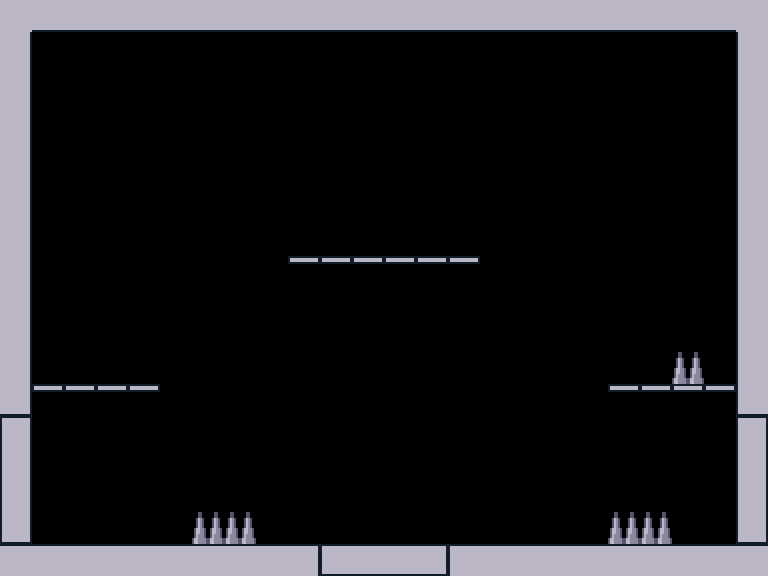

A level layout from a 2D game, rendered from its tile map. Below: a short description, then the map file with tile-grid data replaced by summaries:
An orthogonal 24x18 tile map with 32x32 px tiles, 6 tile layers (blocks, platforms, leftDoor, rightDoor, ...) and 13 objects (5x saw, 3x red, playerSpawnLeft, playerSpawn, playerSpawnRight, ...).

<map version="1.5" tiledversion="1.6.0" orientation="orthogonal" renderorder="right-down" width="24" height="18" tilewidth="32" tileheight="32" infinite="0" nextlayerid="11" nextobjectid="23">
 <editorsettings>
  <export target="test.json" format="json" />
 </editorsettings>
 <tileset firstgid="1" name="basicTileSet" tilewidth="32" tileheight="32" tilecount="100" columns="10">
  <image source="basicTileSet.png" width="320" height="320" />
  <tile id="0">
   <properties>
    <property name="collides" type="bool" value="true" />
   </properties>
  </tile>
  <tile id="1">
   <properties>
    <property name="collides" type="bool" value="true" />
   </properties>
  </tile>
  <tile id="2">
   <properties>
    <property name="collides" type="bool" value="true" />
   </properties>
  </tile>
  <tile id="3">
   <properties>
    <property name="collides" type="bool" value="true" />
   </properties>
  </tile>
  <tile id="10">
   <properties>
    <property name="collides" type="bool" value="true" />
   </properties>
  </tile>
  <tile id="11">
   <properties>
    <property name="collides" type="bool" value="true" />
   </properties>
  </tile>
  <tile id="12">
   <properties>
    <property name="collides" type="bool" value="true" />
   </properties>
  </tile>
  <tile id="13">
   <properties>
    <property name="collides" type="bool" value="true" />
   </properties>
  </tile>
  <tile id="20">
   <properties>
    <property name="collides" type="bool" value="true" />
   </properties>
  </tile>
  <tile id="21">
   <properties>
    <property name="collides" type="bool" value="true" />
   </properties>
  </tile>
  <tile id="22">
   <properties>
    <property name="collides" type="bool" value="true" />
   </properties>
  </tile>
  <tile id="23">
   <properties>
    <property name="collides" type="bool" value="true" />
   </properties>
  </tile>
  <tile id="30">
   <properties>
    <property name="collides" type="bool" value="true" />
   </properties>
  </tile>
  <tile id="31">
   <properties>
    <property name="collides" type="bool" value="true" />
   </properties>
  </tile>
  <tile id="32">
   <properties>
    <property name="collides" type="bool" value="true" />
   </properties>
  </tile>
  <tile id="33">
   <properties>
    <property name="collides" type="bool" value="true" />
   </properties>
  </tile>
  <tile id="41">
   <properties>
    <property name="collides" type="bool" value="true" />
   </properties>
  </tile>
  <tile id="42">
   <properties>
    <property name="collides" type="bool" value="true" />
   </properties>
  </tile>
 </tileset>
 <layer id="1" name="blocks" width="24" height="18">
  <properties>
   <property name="collides" type="bool" value="true" />
  </properties>
  <data>[432 cells, 68 non-empty, 9 distinct tile ids]</data>
 </layer>
 <layer id="2" name="platforms" width="24" height="18">
  <properties>
   <property name="collides" type="bool" value="true" />
  </properties>
  <data>[432 cells, 14 non-empty, 1 distinct tile ids]</data>
 </layer>
 <layer id="3" name="leftDoor" width="24" height="18">
  <properties>
   <property name="collides" type="bool" value="true" />
  </properties>
  <data>[432 cells, 4 non-empty, 3 distinct tile ids]</data>
 </layer>
 <layer id="4" name="rightDoor" width="24" height="18">
  <properties>
   <property name="collides" type="bool" value="true" />
  </properties>
  <data>[432 cells, 4 non-empty, 3 distinct tile ids]</data>
 </layer>
 <layer id="5" name="downDoor" width="24" height="18">
  <properties>
   <property name="collides" type="bool" value="true" />
  </properties>
  <data>[432 cells, 4 non-empty, 3 distinct tile ids]</data>
 </layer>
 <layer id="8" name="hazards" width="24" height="18">
  <properties>
   <property name="collides" type="bool" value="true" />
  </properties>
  <data>[432 cells, 5 non-empty, 1 distinct tile ids]</data>
 </layer>
 <objectgroup id="6" name="playerSpawns">
  <object id="1" name="playerSpawnLeft" x="0" y="512">
   <point />
  </object>
  <object id="2" name="playerSpawn" x="128" y="512">
   <point />
  </object>
  <object id="3" name="playerSpawnRight" x="736" y="512">
   <point />
  </object>
  <object id="4" name="playerSpawnDown" x="352" y="544">
   <point />
  </object>
 </objectgroup>
 <objectgroup id="7" name="enemySpawns">
  <object id="5" name="saw" x="576" y="64" width="96" height="96">
   <ellipse />
  </object>
  <object id="6" name="saw" type="spiral" x="64" y="64" width="96" height="96">
   <ellipse />
  </object>
  <object id="7" name="saw" x="288" y="64">
   <polyline points="0,0 64,0 96,32 0,32 0,64 128,64 128,0 192,0 192,64 160,64" />
  </object>
  <object id="8" name="red" x="32.9244" y="352.545">
   <polyline points="0,0 127.076,-0.544519" />
  </object>
  <object id="9" name="saw" x="701.543" y="224.393">
   <polyline points="0,0 -61.5433,31.6074 -125.543,31.6074 -189.543,-0.39256" />
  </object>
  <object id="11" name="saw" x="96" y="224">
   <polygon points="0,0 0,32 64,32 64,64 96,64 96,0" />
  </object>
  <object id="12" name="red" x="352" y="224">
   <point />
  </object>
  <object id="13" name="saw" x="448" y="352">
   <point />
  </object>
  <object id="15" name="red" x="544" y="512">
   <point />
  </object>
 </objectgroup>
</map>
